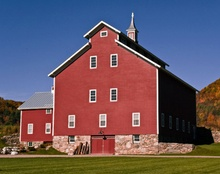
%> input picture Datasets/barn.jpg, 220 x 174 px, shrunk from 380 x 300 before the run
$ octave main_method3.m   (GNU Octave 9; MATLAB toolbox functions it lacks are replaced by stand-ins)
%> lines starting %> are read from the running program, lines starting %| are printed output that depends on the picture; in (x1, y1, x2, y2) boxes, pixels count from 0 and x2, y2 are one past the last pixel; in counts of white or black regions, pixels touching at a corner belong together; the program's own positions count from 1
### Harris.m
%Source Code: http://blog.csdn.net/anymake_ren/article/details/21298807

function [Corner_location,marked_img,CRF] = Harris( gray_img,t_CRF)
%% input
% gray_img: a gray image
% t_CRF: the threshold of CRF of Harris detector

%% output
% Corner_location: the coordinate of the detected Harris corner
% CRF: matrix of corner response value, in detail, CRF(x,y) meas that
%%%Prewitt Operator Corner Detection.m
%%%时间优化--相邻像素用取差的方法求Harris角点
%%
img = im2uint8(gray_img);

dx = [-1 0 1;-1 0 1;-1 0 1];  %dx：横向Prewitt差分模版
Ix2 = filter2(dx,img).^2;
Iy2 = filter2(dx',img).^2;
Ixy = filter2(dx,img).*filter2(dx',img);

%生成 9*9高斯窗口。窗口越大，探测到的角点越少。
h= fspecial('gaussian',9,2);
A = filter2(h,Ix2);       % 用高斯窗口差分Ix2得到A
B = filter2(h,Iy2);
C = filter2(h,Ixy);
[nrow,ncol] = size(img);
Corner = zeros(nrow,ncol); %zeros用来产生一个全零矩阵，故矩阵Corner用来保存候选角点位置,初值全零，值为1的点是角点

%参数t:点(i,j)八邻域的“相似度”参数，只有中心点与邻域其他八个点的像素值之差在
%（-t,+t）之间，才确认它们为相似点，相似点不在候选角点之列
t=20;

%我并没有全部检测图像每个点，而是除去了边界上boundary个像素，也就是从第8行第8列开始遍历。
%因为我们感兴趣的角点并不出现在边界上
%个人觉得这一部分是的主要目的是找出可能是角点的点，缩小范围，加快运算速度。
%具体思想是如果中心点（i,j）周围8个点中有7、8个点灰度值与之相似，那么该中心点应该处于平坦区域，不可能为角点，
%如果中心点（i,j）周围只有1个点或者没有点与之相似，那么该中心点也不可能为角点。
boundary=2;
for i=boundary:nrow-boundary+1
    for j=boundary:ncol-boundary+1
        nlike=0; %相似点个数
        if img(i-1,j-1)>img(i,j)-t && img(i-1,j-1)<img(i,j)+t
            nlike=nlike+1;
        end
        if img(i-1,j)>img(i,j)-t && img(i-1,j)<img(i,j)+t
            nlike=nlike+1;
        end
        if img(i-1,j+1)>img(i,j)-t && img(i-1,j+1)<img(i,j)+t
            nlike=nlike+1;
        end
        if img(i,j-1)>img(i,j)-t && img(i,j-1)<img(i,j)+t
            nlike=nlike+1;
        end
        if img(i,j+1)>img(i,j)-t && img(i,j+1)<img(i,j)+t
            nlike=nlike+1;
        end
        if img(i+1,j-1)>img(i,j)-t && img(i+1,j-1)<img(i,j)+t
            nlike=nlike+1;
        end
        if img(i+1,j)>img(i,j)-t && img(i+1,j)<img(i,j)+t
            nlike=nlike+1;
        end
        if img(i+1,j+1)>img(i,j)-t && img(i+1,j+1)<img(i,j)+t
            nlike=nlike+1;
        end
        if nlike>=2 && nlike<=6
            Corner(i,j)=1;%如果周围有2~6个相似点，那(i,j)就是角点
        end;
    end;
end;
CRF = zeros(nrow,ncol);    % CRF用来保存角点响应函数值,初值全零
CRFmax = 0;                % 图像中角点响应函数的最大值，作阈值之用
m=0.045; %一般取值为0.04~0.06
% 计算CRF
% 工程上常用CRF(i,j) =det(M)/trace(M)计算CRF，那么此时应该将下面第105行的
% 比例系数k设置大一些，k=0.1对采集的这几幅图像来说是一个比较合理的经验值
for i = boundary:nrow-boundary+1
    for j = boundary:ncol-boundary+1
        if Corner(i,j)==1  %只关注候选点
            M = [A(i,j) C(i,j);
                C(i,j) B(i,j)];
            %角点响应函数
            CRF(i,j) = det(M)-m*(trace(M))^2;
            if CRF(i,j) > CRFmax
                CRFmax = CRF(i,j);
            end;
        end
    end;
end;
% CRFmax
CRF_threshold = t_CRF*CRFmax;
% CRF是正直且很大的时候是角点，CRFR是正直且很小是平坦区域，那么怎么界定很大和很小？
% 这就是t的作用，设置t如果比较大些，可以起到宁可错杀一千不可放过一个的效果
% 下面通过一个3*3的窗口来判断当前位置是否为角点
for i = boundary:nrow-boundary+1
    for j = boundary:ncol-boundary+1
        if Corner(i,j)==1  % 只关注候选点的八邻域(非极大值抑制，3*3窗口)
            if CRF(i,j) > CRF_threshold &&  CRF(i,j)>max([max(CRF(i-1,j-1:j+1)) CRF(i,j-1) CRF(i,j+1) max(CRF(i+1,j-1:j+1))]);
                %                 count=count+1;%这个是角点，count加1
                %                 CRF(i,j)
                %                 t*CRFmax
            else % 如果当前位置（i,j）不是角点，则在Corner(i,j)中删除对该候选角点的记录
                Corner(i,j) = 0;
            end;
        end;
    end;
end;
% disp('角点个数');
% disp(count)
% corner_count = count;

k=0;
Corner_location=[];
% 矩阵里面，m是行数，图像的H方向，n是列数，图像的W方向,实际对应坐标时则是x=n，y=m.
[Corner_location(:,1),Corner_location(:,2)]=find(Corner==1);

%去除密集角点，显示平均值
k=0;
for i=boundary:nrow-boundary+1
    for j=boundary:ncol-boundary+1
%         column_ave=0;
%         row_ave=0;
        m=0;
        maxCRF = 0;
        if Corner(i,j)==1
            for x=i-3:i+3  %7*7邻域
                for y=j-3:j+3
                    if Corner(x,y)==1
                        % 用算术平均数作为角点坐标，如果改用几何平均数求点的平均坐标，对角点的提取意义不大
%                         row_ave=row_ave+x;
%                         column_ave=column_ave+y;
                        m=m+1;
                        if CRF(x,y)>maxCRF
                            maxCRF = CRF(x,y);
                            i_temp = x;
                            j_temp = y;
                        end
                    end
                end
            end
        end
        if m>0 %周围不止一个角点
            k=k+1;
%             Corner_location(k,:) = [column_ave/m,row_ave/m];
            Corner_location(k,:) = [i_temp,j_temp];
        end
    end;
end;
Corner_location = unique(Corner_location,'rows');
img=gray_img;
for i=1:length(Corner_location)
    img=mark(img,Corner_location(i,1),Corner_location(i,2),5);
end
marked_img=img;
end

### main_method3.m
%% This is the main file of the project with method 3.
    % The intension is to use a SCL which only defined by Harris matched
    % corners.
% Author: Yihui Li
% Email: liyihui.ing@qq.com
%% 清理数据
close all;
clear all;
clear;
clc;
%% 读进图像
[filename, pathname] = uigetfile({'*.gif'; '*.bmp'; '*.jpg';'*.png'}, '选择图片');
%> the answer given: Datasets/barn.jpg

%没有图像
if filename == 0
    return;
end
newfilename = filename(1:end-4); % 用于后面实验结果动态保存文件名

imgsrc = imread([pathname, filename]);
%> imgsrc is the input picture: size 174x220x3 uint8; mean R, G, B 103.9, 87.1, 97.4
% imgsrc = checkerboard;
% [y, x, dim] = size(imgsrc);

% 判断图像是否为灰度图像
if (size(imgsrc,3) ~= 1)
    gray_img = rgb2gray(imgsrc);
else
    gray_img = imgsrc;
end

%% 图像滤波、平滑
sigma = 1;
gausFilter = fspecial('gaussian', [3,3], sigma);
img= imfilter(gray_img, gausFilter, 'replicate');
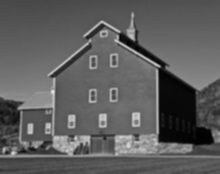
%> img: size 174x220 uint8; min 1, max 233, mean 93.3

if ~isempty(strfind(filename,'demo'))
    level = graythresh(img);%%matlab 自带的自动确定阈值的方法，大津法，类间方差
    img = im2bw(img,level);%%用得到的阈值直接对图像进行二值化
end

if isa(img, 'uint8')
    img = img;
else
    img = im2uint8(img);
end

%% Matlab自带的边缘检测
% bw=graythresh(img);
% bi=im2bw(img,bw);
% ed = edge(bi, 'canny', 0.5);

%% 调用各个角点检测算法求角点
[Corner_harris,Harris_marked_img,CRF] = Harris(img,0.0001);
%> in Harris, `A = filter2(h,Ix2);`:
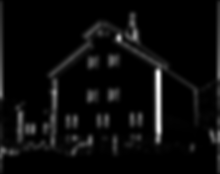
%> A: size 174x220 double; min 0.0553, max 68385.1, mean 3225.1; drawn with min black and max white
%> in Harris, `B = filter2(h,Iy2);`:
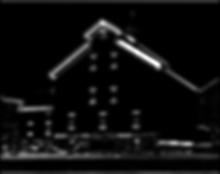
%> B: size 174x220 double; min 0.123, max 57567.4, mean 3417.2; drawn with min black and max white
%> in Harris, `C = filter2(h,Ixy);`:
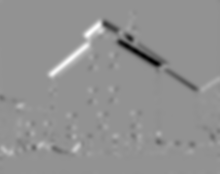
%> C: size 174x220 double; min -30068.3, max 22336.1, mean -72.6; drawn with min black and max white
%> after the loop in Harris, `for i=boundary:nrow-boundary+1`:
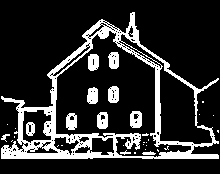
%> Corner: size 174x220 double; values 0 (black) and 1 (white), 17.8% white; 33 white regions (21 under 20 px), largest, box (x1, y1, x2, y2) and area: (1, 12, 219, 159) 5472, (130, 111, 142, 128) 167, (88, 54, 99, 71) 161
%> after the loop in Harris, `for i = boundary:nrow-boundary+1`:
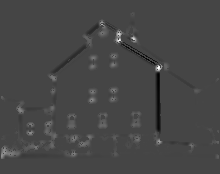
%> CRF: size 174x220 double; min -208662866.3, max 551687809.6, mean 2920668.8; drawn with min black and max white
%> after the loop in Harris, `for i = boundary:nrow-boundary+1`: CRFmax = 551687809.6; M = [15980.7 431.6; 431.6 4243.9]
%> in Harris, `CRF_threshold = t_CRF*CRFmax;`: CRF_threshold = 55168.8
%> after the loop in Harris, `for i = boundary:nrow-boundary+1`:
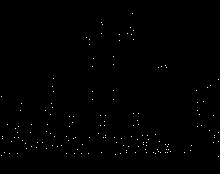
%> Corner: size 174x220 double; values 0 (black) and 1 (white), 0.4% white in thin lines or dots, all inside (x1, y1, x2, y2) = (1, 13, 219, 157)
%> the run ends on the next line
